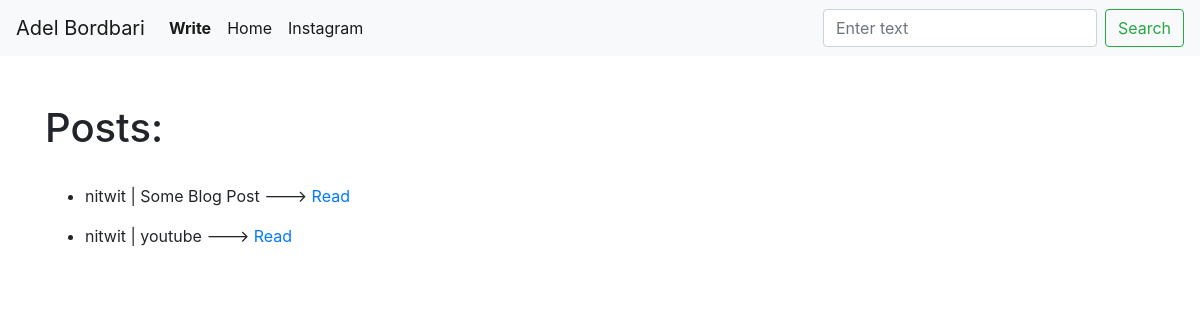
/, run on an earlier commit of the app's database.
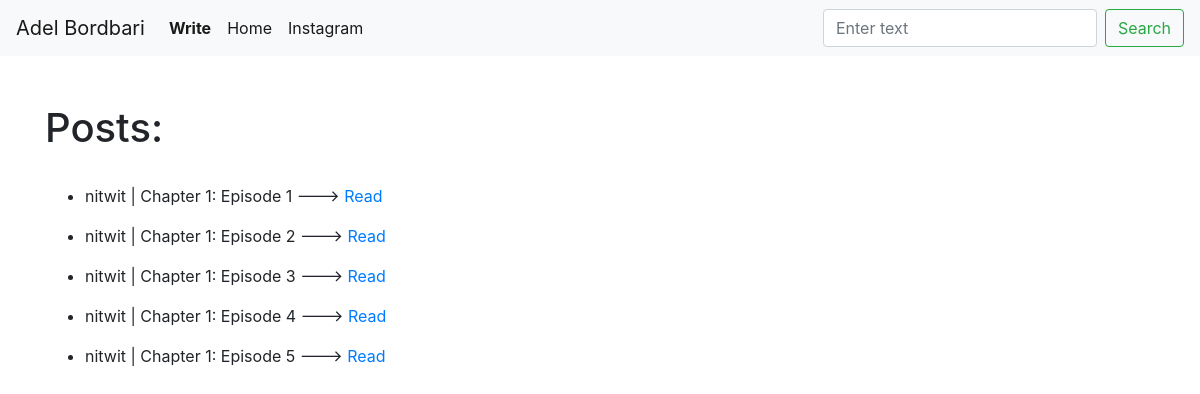
And on a later commit of the database.
### blog/models.py (models this page shows, shortened)
class Post(models.Model):
    title = models.CharField(max_length=255)
    slug = models.SlugField(unique=True)
    author = models.ForeignKey(User, on_delete=models.CASCADE)
    body = models.TextField()
    created_on = models.DateTimeField(auto_now_add=True)

### blog/views.py (the view)
# urls.py: path('', post_list_view.as_view(), name='home'),
class post_list_view(ListView):
    model = Post
    template_name = 'home.html'

### blog/templates/home.html
{% extends 'base.html' %}
{% block content %}
<br />
<h1>Posts:</h1> <br />
<ul>
    {% for post in object_list %}
        {% url 'details' post.slug as post_url %}
        <li>
             <p>{{ post.author }} | {{ post.title }} ---> <a href="{{ post_url }}">Read</a></p>
        </li>
    {% endfor %}
</ul>
{% endblock %}

### blog/templates/base.html (shortened to what this page needs)
<!doctype html>
<html lang="en">
<head>
	<link rel="stylesheet" href="https://stackpath.bootstrapcdn.com/bootstrap/4.5.0/css/bootstrap.min.css"
>
</head>
<body>
	<nav class="navbar navbar-expand-lg navbar-light border-dark bg-light">
		<a class="navbar-brand">Adel Bordbari</a>
		<div class="collapse navbar-collapse" id="navbarTogglerDemo02">
		  <ul class="navbar-nav mr-auto mt-2 mt-lg-0">
			<li class="nav-item active">
				<a class="nav-link" href="{% url 'add_post' %}"><b>Write</b></a>
			</li>
			<li class="nav-item active">
				<a class="nav-link" href="{% url 'home' %}">Home</a>
			</li>
			<li class="nav-item active">
			  <a class="nav-link" href="https://www.instagram.com/adel_bordbari/?hl=en">Instagram</a>
			</li>
		  </ul>
		  <form class="form-inline my-2 my-lg-0">
			<input class="form-control mr-sm-2" type="search" placeholder="Enter text">
			<button class="btn btn-outline-success my-2 my-sm-0" type="submit">Search</button>
		  </form>
		</div>
	  </nav>
	<br />
	<div class="container">
		{% block content %}{% endblock %}
		<br /><br /><br /><br />
	</div>
</body>
</html>

What changed in the data, as far as the page shows it:
removed Post: author "nitwit", title "Some Blog Post"
removed Post: author "nitwit", title "youtube"
added Post: author "nitwit", title "Chapter 1: Episode 1"
added Post: author "nitwit", title "Chapter 1: Episode 2"
added Post: author "nitwit", title "Chapter 1: Episode 3"
added Post: author "nitwit", title "Chapter 1: Episode 4"
added Post: author "nitwit", title "Chapter 1: Episode 5"
